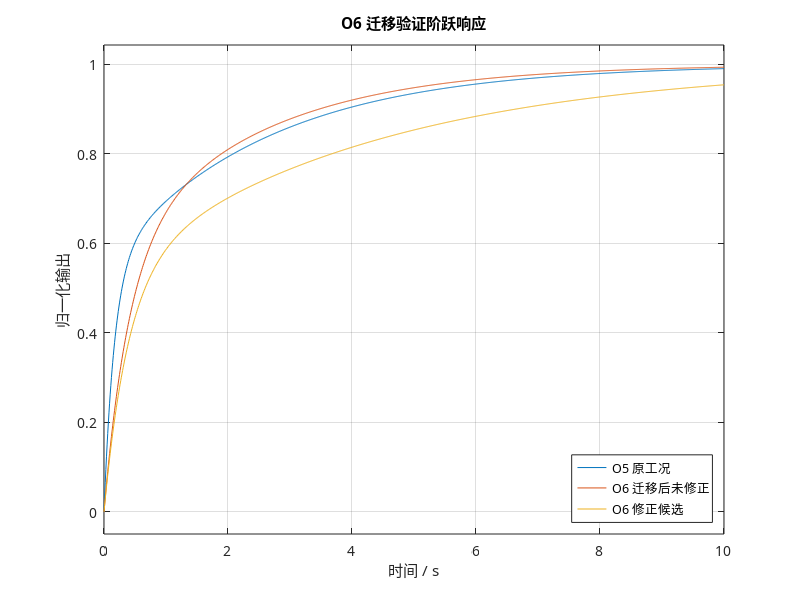

Source code (MATLAB):
pkg load control
set(0, "defaultfigurevisible", "off");
set(0, "defaulttextfontname", "Songti SC");
set(0, "defaultaxesfontname", "Songti SC");

s = tf("s");
G0 = 1/(0.35*s + 1);
Gm = 1/(0.75*s + 1);      % 新工况：等效惯量增大
C0 = 1.2 + 0.8/s;          % O5 首轮 PI
C1 = 1.1 + 0.45/s;         % O6 修正入口

T0 = feedback(C0*G0, 1);
Tm0 = feedback(C0*Gm, 1);
Tm1 = feedback(C1*Gm, 1);
t = 0:0.01:10;

figure(1, "position", [100, 100, 1200, 760]);
step(T0, Tm0, Tm1, t);
grid on;
xlabel("时间 / s");
ylabel("归一化输出");
legend("O5 原工况", "O6 迁移后未修正", "O6 修正候选", "location", "southeast");
title("O6 迁移验证阶跃响应");

print(gcf, "O6-validation.png", "-dpng", "-r200");
